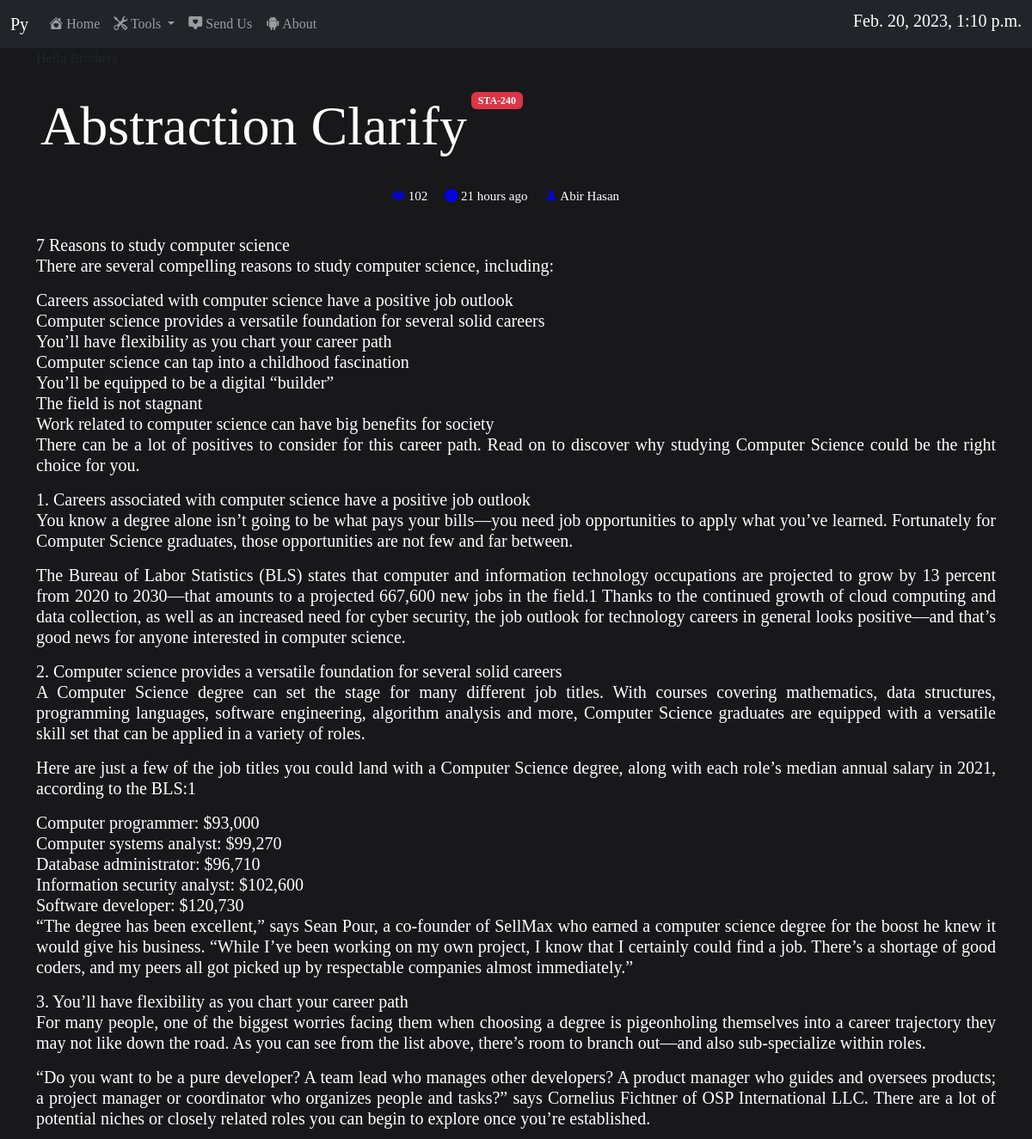
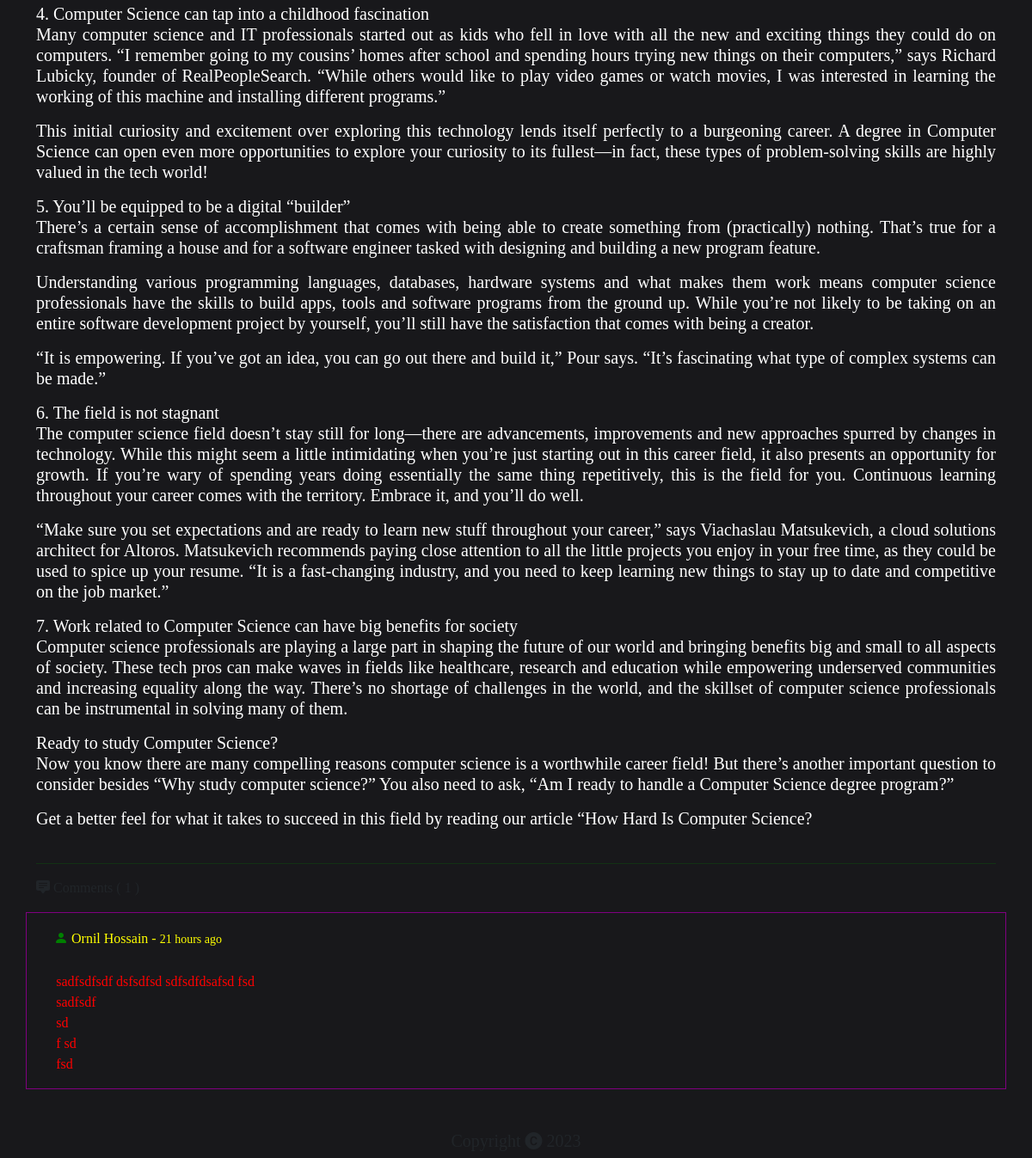
The app's page /post/1/ with its own data (2 pictures, top to bottom).
### kobita/models.py (models this page shows, shortened)
class Post(models.Model):
    title = models.CharField(max_length=100)
    operator = models.CharField(max_length=100)
    tag = models.CharField(max_length=100)
    like = models.ManyToManyField(ip,related_name="ip")
    view = models.IntegerField(default=0)
    detail = models.TextField(max_length=100000)
    created_at = models.DateTimeField(datetime.datetime.now())

class Comment(models.Model):
    name = models.CharField(max_length=100)
    body = models.TextField(max_length=1000)
    post_comment = models.ForeignKey(Post,on_delete=models.CASCADE,related_name='comments')
    created_at = models.DateTimeField(datetime.datetime.now())

### kishor/views.py (the view)
# urls.py: path('post/<int:pk>/',view_page,name="Post")
def view_page(request,pk):
    post = Post.objects.all().get(id=pk)
    comment = Comment.objects.all().filter(post_comment_id=post.id).order_by('-id')
    my_date = datetime.datetime.now()
    post.view += 1
    post.save()
    context ={
        'post':post,
        'comment':comment,
        'my_date':my_date
    }
    return render(request,'view.html',context)

### templates/view.html (shortened to what this page needs)
{% extends 'index.html' %}
{% load static %}
{% load humanize %}
{% block body %}
<div class="row">
    <div class="d-flex justify-content-start">
        <div>
            <p class="display-3">{{post.title}}</p>
        </div>
        <div>
            <span class="badge text-bg-danger">{{post.tag}}</span>
        </div>
    </div>
    <div class="row">
        <div class="d-flex justify-content-center">
            <div class="eye">
                <i class="bi bi-eye-fill"> </i> {{post.view}}
            </div>
            <div class="time">
                <i class="bi bi-clock-fill"></i> {{post.created_at|naturaltime}}
            </div>
            <div class="person">
                <i class="bi bi-person-fill"></i> {{post.operator}}
            </div>
        </div>
    </div>
</div>
<span style="padding:10px;"></span>
<div class="row">
    <h5 style="color:white;text-align:justify;">{{post.detail|linebreaks}}</h5>
</div>
<hr style="color:green;">
<div class="row">
    <br>
    <p><i class="bi bi-chat-square-text-fill"></i> Comments ( {{comment.count}} )</p>
    {% for c in comment %}
    <div class="cmbox">
        <div class="cdat">
           <h6 style="color:yellow;"><i style="color:green;" class="bi bi-person-fill"></i> {{c.name}} - <small> {{c.created_at|naturaltime}}</small></h6>
        </div>
        <div class="body">
            <h7 style="color:red;">{{c.body|linebreaks}}</h7>
        </div>
    </div>
    {% endfor %}
</div>
<br><br>
{% endblock body %}

### templates/index.html (style rules this page uses)
* { margin: 0px; padding: 0px; }
body { background: #18181b; font-family: serif; }

### templates/view.html (style rules this page uses)
.display-3 { color:white; padding:5px; }
.eye,.time,.person { padding:10px; color:white; font-size:15px; }
.eye i { color:blue; }
.time i { color:blue; }
.person i { color:blue; }
.cdat { padding:20px; }
.cmbox { border:1px solid purple; }
.body { margin-left:2%; }

### records on screen
Post: title "Abstraction Clarify", tag "STA-240", view "102", created_at "21 hours ago", operator "Abir Hasan", detail "7 Reasons to study computer science There are several compelling reasons to study computer science, including: Careers associated with computer science have a positive job outlook Computer science provides a versatile foundation for several solid careers You’ll have flexibility as you chart your career path Computer science can tap into a childhood fascination You’ll be equipped to be a digital “builder” The field is not stagnant Work related to computer science can have big benefits for society There can be a lot of positives to consider for this career path. Read on to discover why studying Computer Science could be the right choice for you. 1. Careers associated with computer science…"
Comment: name "Ornil Hossain", created_at "21 hours ago", body "sadfsdfsdf dsfsdfsd sdfsdfdsafsd fsd sadfsdf sd f sd fsd"
